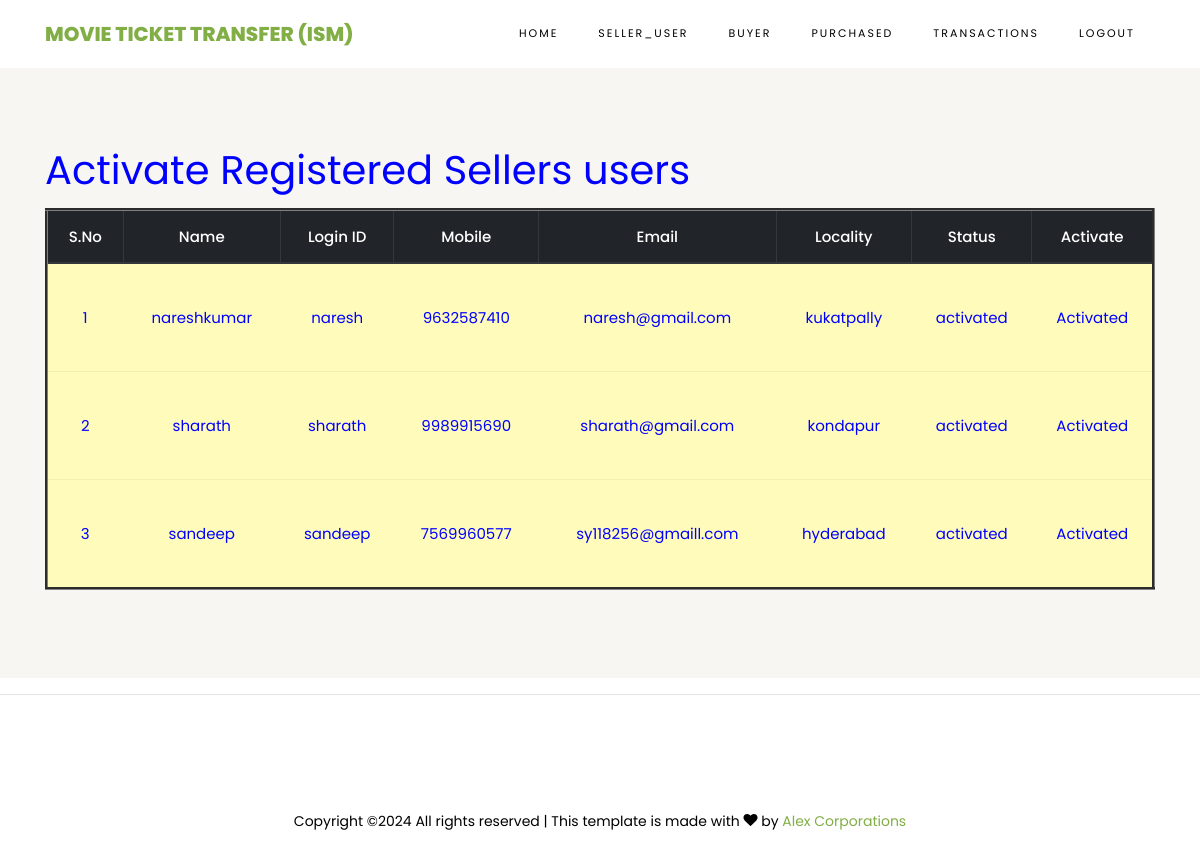
Page /ViewSellersRegisteredUsers/ on the committed database.
### sellers/models.py (models this page shows, shortened)
class SellerUserRegistrationModel(models.Model):
    name = models.CharField(max_length=100)
    loginid = models.CharField(unique=True, max_length=100)
    password = models.CharField(max_length=100)
    mobile = models.CharField(unique=True, max_length=100)
    email = models.CharField(unique=True, max_length=100)
    locality = models.CharField(max_length=100)
    address = models.CharField(max_length=1000)
    city = models.CharField(max_length=100)
    state = models.CharField(max_length=100)
    status = models.CharField(max_length=100)
    class Meta:
        db_table = 'SellerRegistrations'

### admins/views.py (the view)
# urls.py: path("ViewSellersRegisteredUsers/", admins.ViewSellersRegisteredUsers, name="ViewSellersRegisteredUsers"),
def ViewSellersRegisteredUsers(request):
    data = SellerUserRegistrationModel.objects.all()
    return render(request, 'admins/SellersRegisteredUsers.html', {'data': data})

### templates/admins/SellersRegisteredUsers.html
{%extends 'admins/adminbase.html'%}
{%load static%}
{%block contents%}
<section class="ftco-section ftco-no-pt ftco-no-pb py-5 bg-light">
    <div class="container py-4">
        <div class="row d-flex justify-content-center py-5">
            <div class="col-md-12">
 <h1><font color="BLUE"> Activate Registered Sellers users</font></h1>
                                         <table border="3px" class="table table-hover table-dark">
                    <thead>
                    <trc class="table-danger">
                        <th scope="col">S.No</th>
                        <th scope="col">Name</th>
                        <th scope="col">Login ID</th>
                        <th scope="col">Mobile</th>
                        <th scope="col">Email</th>
                        <th scope="col">Locality</th>
                        <th scope="col">Status</th>
                        <th scope="COL">Activate</th>
                    </trc>
                    </thead>
                    <tbody>
                    {% for i in data %}
                    <tr scope="row" style="color: BLUE; background-color:#FFFCBB">
                        <td>{{forloop.counter}}</td>
                        <td>{{i.name}}</td>
                        <td>{{i.loginid}}</td>
                        <td>{{i.mobile}}</td>
                        <td>{{i.email}}</td>
                        <td>{{i.locality}}</td>
                        <td>{{i.status}}</td>
                        {% if i.status == 'waiting' %}
                        <td><a class="btn-link" href="/AdminActivaSellersUsers/?uid={{ i.id }}"
                               style="color:DARKBLUE">Activate</a></td>
                        {% else %}
                        <td> Activated</td>
                        {% endif %}
                    </tr>
                    {% endfor %}
                    </tbody>
                </table>
            </div>
        </div>
    </div>
</section>
{%endblock%}

### templates/admins/adminbase.html (shortened to what this page needs)
<!DOCTYPE html>
{%load static%}
<html lang="en">
  <head>
    <link rel="stylesheet" href="{%static 'css/open-iconic-bootstrap.min.css'%}">
    <link rel="stylesheet" href="{%static 'css/animate.css'%}">
    <link rel="stylesheet" href="{%static 'css/owl.carousel.min.css'%}">
    <link rel="stylesheet" href="{%static 'css/owl.theme.default.min.css'%}">
    <link rel="stylesheet" href="{%static 'css/magnific-popup.css'%}">
    <link rel="stylesheet" href="{%static 'css/aos.css'%}">
    <link rel="stylesheet" href="{%static 'css/ionicons.min.css'%}">
    <link rel="stylesheet" href="{%static 'css/bootstrap-datepicker.css'%}">
    <link rel="stylesheet" href="{%static 'css/jquery.timepicker.css'%}">
    <link rel="stylesheet" href="{%static 'css/flaticon.css'%}">
    <link rel="stylesheet" href="{%static 'css/icomoon.css'%}">
    <link rel="stylesheet" href="{%static 'css/style.css'%}">
  </head>
  <body class="goto-here">
    <nav class="navbar navbar-expand-lg navbar-dark ftco_navbar bg-dark ftco-navbar-light" id="ftco-navbar">
	    <div class="container">
	      <a class="navbar-brand" href="{%url 'AdminHome'%}">MOVIE TICKET TRANSFER (ISM)</a>
	      <div class="collapse navbar-collapse" id="ftco-nav">
	        <ul class="navbar-nav ml-auto">
	          <li class="nav-item active"><a href="{%url 'AdminHome'%}" class="nav-link">Home</a></li>
	          <li class="nav-item"><a href="{%url 'ViewSellersRegisteredUsers'%}" class="nav-link">Seller_USER</a></li>
	          <li class="nav-item"><a href="{%url 'ViewBuyersRegisteredUsers'%}" class="nav-link">Buyer</a></li>
	          <li class="nav-item"><a href="{%url 'AdminViewAllPurchased'%}" class="nav-link">Purchased</a></li>
              <li class="nav-item"><a href="{%url 'AdminViewAllBlockChainData'%}" class="nav-link">TRANSACTIONS</a></li>
              <li class="nav-item"><a href="{%url 'logout'%}" class="nav-link">logout</a></li>
	        </ul>
	      </div>
	    </div>
	  </nav>
    {%block contents%}
    {%endblock%}
    <hr>
    <footer class="ftco-footer ftco-section">
      <div class="container">
        <div class="row">
          <div class="col-md-12 text-center">
            <p>
						  Copyright &copy;<script>document.write(new Date().getFullYear());</script> All rights reserved | This template is made with <i class="icon-heart color-danger" aria-hidden="true"></i> by <a href="#" target="_blank">Alex Corporations</a>
						</p>
          </div>
        </div>
      </div>
    </footer>
  </body>
</html>

### css/icomoon.css (style rules this page uses)
[class^="icon-"], [class*=" icon-"] { font-family: 'icomoon' !important; speak: none; font-style: normal; font-weight: normal; font-variant: normal; text-transform: none; line-height: 1; -webkit-font-smoothing: antialiased; -moz-osx-font-smoothing: grayscale; }
.icon-heart:before { content: "\f004"; }

### rows in the picture
SellerUserRegistrationModel: name "nareshkumar", loginid "naresh", mobile "9632587410", email "naresh@gmail.com", locality "kukatpally", status "activated", shows "Activated"
SellerUserRegistrationModel: name "sharath", loginid "sharath", mobile "9989915690", email "sharath@gmail.com", locality "kondapur", status "activated", shows "Activated"
SellerUserRegistrationModel: name "sandeep", loginid "sandeep", mobile "7569960577", email "sy118256@gmaill.com", locality "hyderabad", status "activated", shows "Activated"
